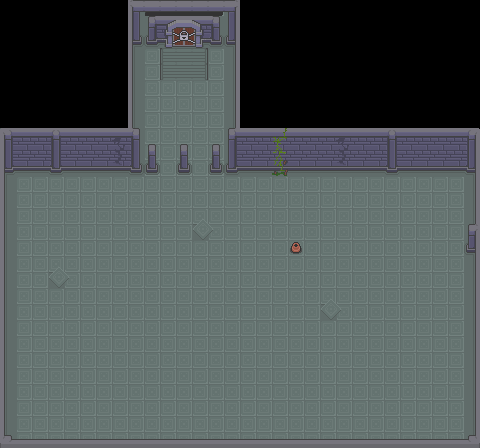

The image is a tile-based game level rendered from a .tmx file. Its description and source (layers, tilesets, objects; grid data summarised) follow:
An orthogonal 30x28 tile map with 16x16 px tiles, 3 tile layers (ground, obj, ground2), 2 tilesets and 11 objects (3x resistor, door, player, dialog_1, control_pannel, ...).

<map version="1.10" tiledversion="1.11.2" orientation="orthogonal" renderorder="right-down" width="30" height="28" tilewidth="16" tileheight="16" infinite="0" nextlayerid="12" nextobjectid="41">
 <tileset firstgid="1" name="Dungeon_Tileset" tilewidth="16" tileheight="16" tilecount="100" columns="10">
  <image source="../../../images/2D Pixel Dungeon Asset Pack v2.0/2D Pixel Dungeon Asset Pack/character and tileset/Dungeon_Tileset.png" width="160" height="160" />
 </tileset>
 <tileset firstgid="101" name="Dungeon_Tileset" tilewidth="16" tileheight="16" tilecount="156" columns="12">
  <image source="../../../images/Top_Down_Adventure_Pack_v.1.0/Dungeon_Tileset.png" width="192" height="208" />
 </tileset>
 <layer id="1" name="ground" width="30" height="28">
  <data>[840 cells, 611 non-empty, 13 distinct tile ids]</data>
 </layer>
 <layer id="7" name="obj" width="30" height="28">
  <data>[840 cells, 175 non-empty, 51 distinct tile ids]</data>
 </layer>
 <objectgroup id="9" name="door">
  <object id="13" name="door" gid="131" x="160" y="32" width="16" height="16">
   <properties>
    <property name="next_scene" value="fase_8" />
   </properties>
  </object>
 </objectgroup>
 <objectgroup id="6" name="player">
  <object id="1" name="player" x="189.416" y="407.056">
   <point />
  </object>
 </objectgroup>
 <objectgroup id="11" name="iron_gate">
  <object id="30" gid="181" x="160" y="160" width="16" height="16">
   <properties>
    <property name="pannel_id" value="1" />
   </properties>
  </object>
  <object id="31" gid="181" x="192" y="160" width="16" height="16">
   <properties>
    <property name="pannel_id" value="1" />
   </properties>
  </object>
 </objectgroup>
 <objectgroup id="5" name="attention_point" />
 <objectgroup id="4" name="attention_points" />
 <objectgroup id="3" name="areas_dialog">
  <object id="16" name="dialog_1" x="35.0889" y="382.936" width="44" height="44">
   <properties>
    <property name="active_status" type="bool" value="true" />
    <property name="dialogo" value="Arquimedes: Kevin, para libertar seu pai precisamos abrir este portao de ferro.;Arquimedes: Resolva o painel com maxima transferencia de potencia e ajuste a carga para o ponto ideal.;Arquimedes: Lembre-se RL igual a Rth para maxima potencia entregue na carga." />
    <property name="dialogo_en" value="Archimedes: Kevin, to free your father we need to open this iron gate.;Archimedes: Solve the panel with maximum power transfer and adjust the load to the ideal point.;Archimedes: Remember, RL equals Rth for maximum power delivered to the load." />
   </properties>
  </object>
 </objectgroup>
 <objectgroup id="2" name="itens">
  <object id="20" name="control_pannel" x="80" y="144">
   <properties>
    <property name="action" value="iron_gate" />
    <property name="active_status" type="bool" value="true" />
    <property name="component_for_area" value="1" />
    <property name="pannel_id" value="1" />
    <property name="target_component" value="R1" />
    <property name="type_solution" value="power;resistance" />
   </properties>
   <point />
  </object>
  <object id="21" name="resistor" x="71.5136" y="250.022">
   <properties>
    <property name="active_status" type="bool" value="true" />
    <property name="area" value="1" />
    <property name="valor" value="47" />
   </properties>
   <point />
  </object>
  <object id="22" name="resistor" x="440.051" y="304.294">
   <properties>
    <property name="active_status" type="bool" value="true" />
    <property name="area" value="1" />
    <property name="valor" value="100" />
   </properties>
   <point />
  </object>
  <object id="23" name="resistor" x="303.673" y="304.294">
   <properties>
    <property name="active_status" type="bool" value="true" />
    <property name="area" value="1" />
    <property name="valor" value="220" />
   </properties>
   <point />
  </object>
 </objectgroup>
 <layer id="8" name="ground2" width="30" height="28">
  <data>[840 cells, 0 non-empty, 0 distinct tile ids]</data>
 </layer>
 <objectgroup id="10" name="npc">
  <object id="26" name="arquimedes" type="arquimedes" x="33.0889" y="360.936">
   <point />
  </object>
  <object id="27" name="father" type="father" x="175.855" y="96.2904">
   <point />
  </object>
 </objectgroup>
</map>
